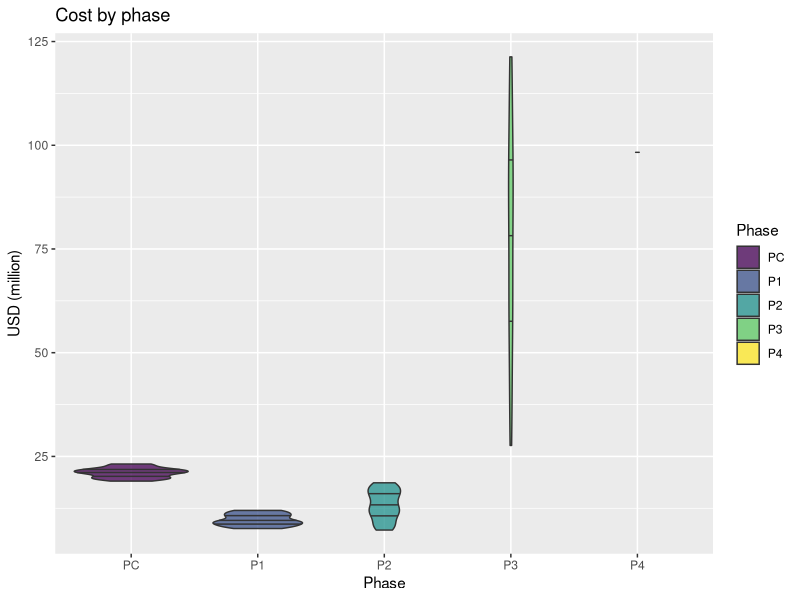
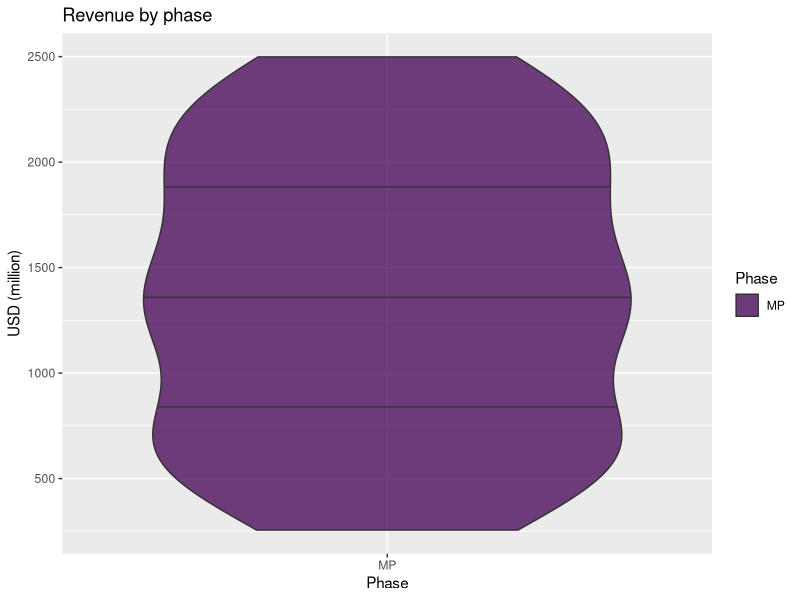
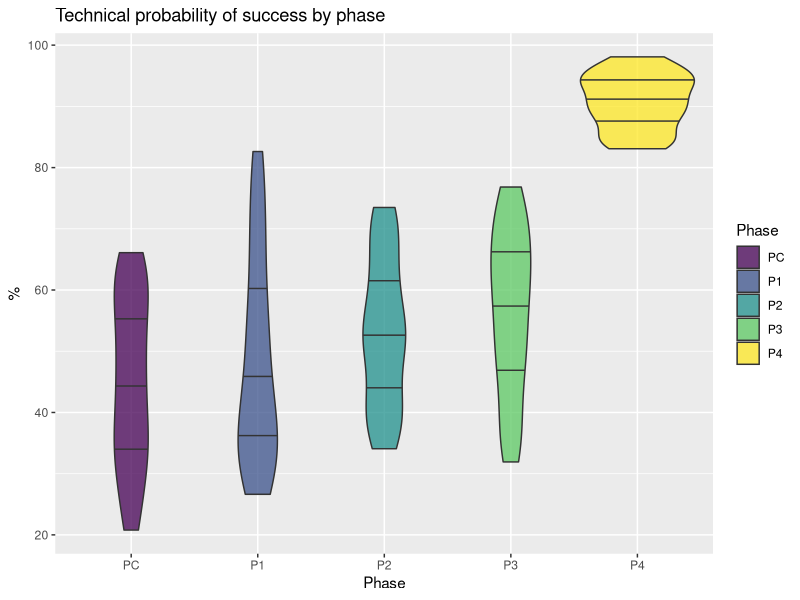
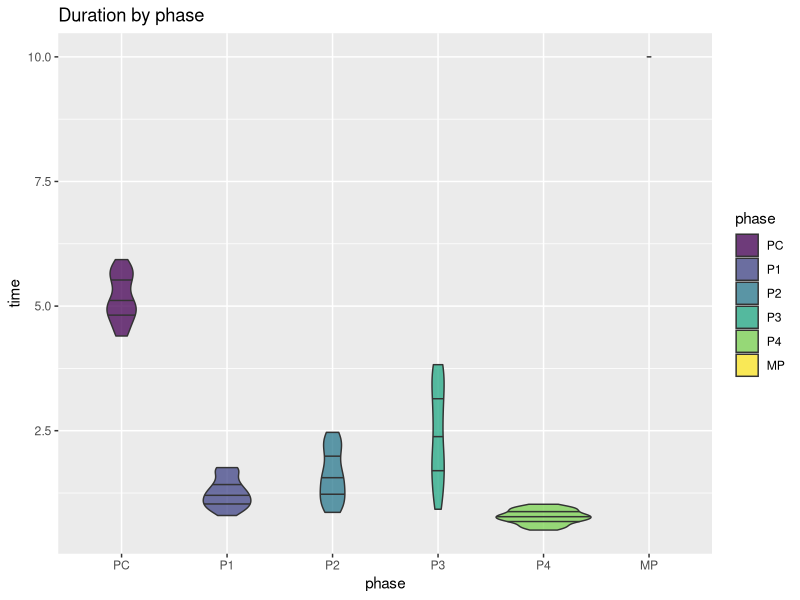
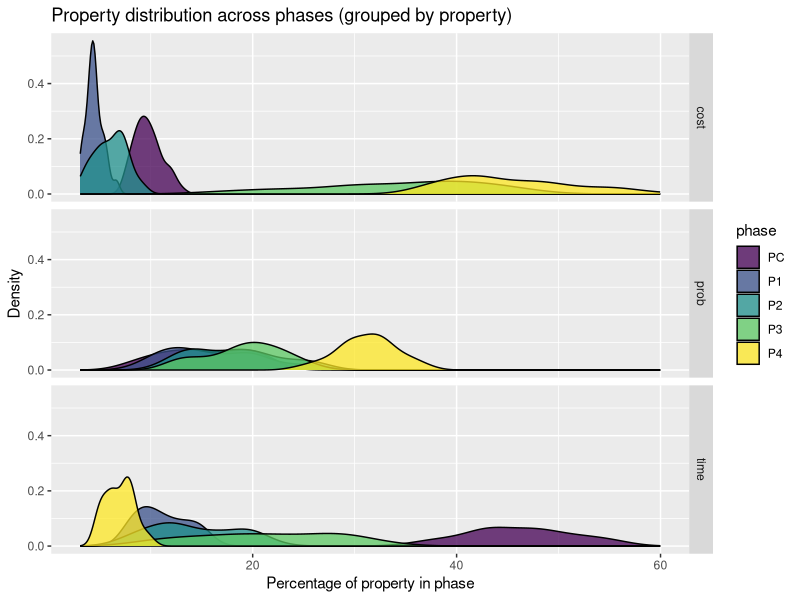
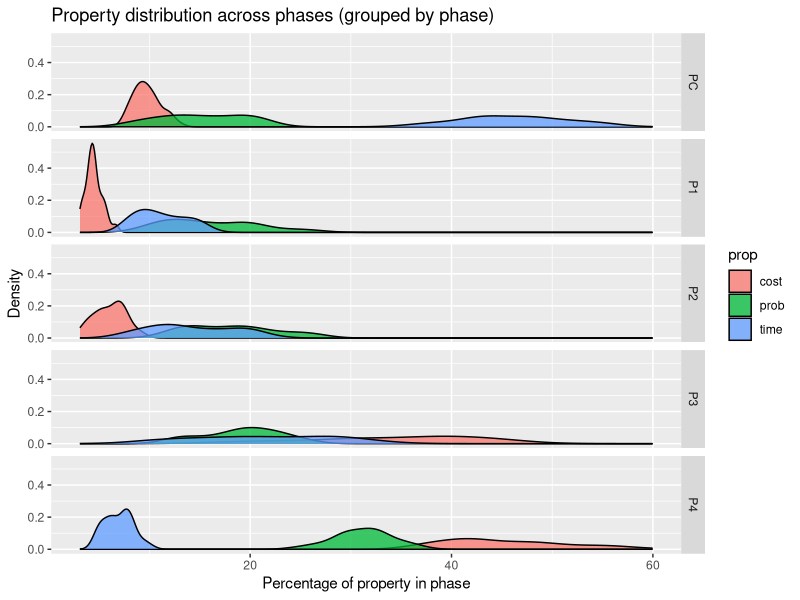
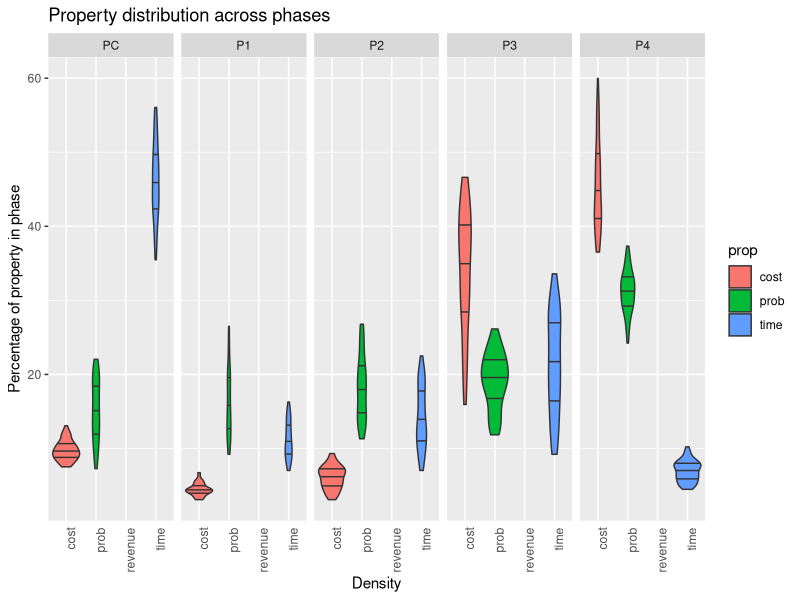
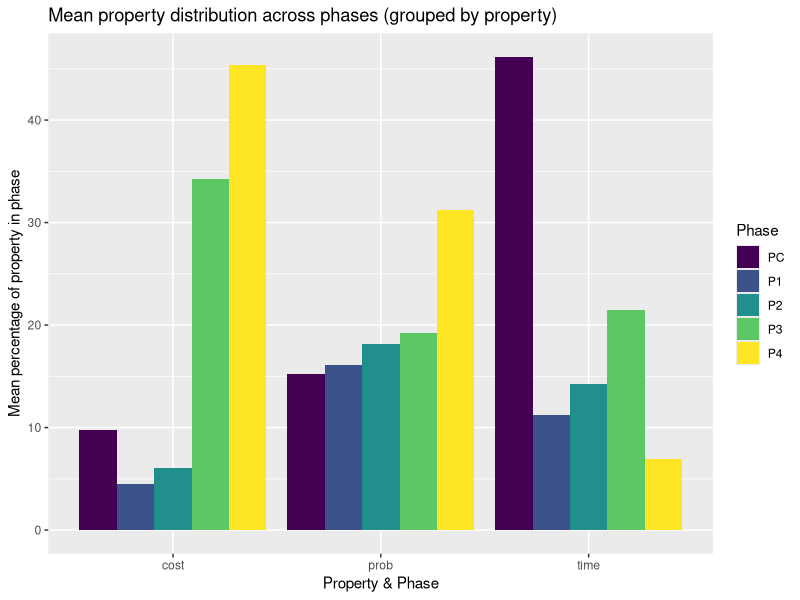

Reproduce these figures in R, in order.
# Dependencies
library(dplyr)
library(forcats)
library(ggplot2)
library(ggridges)
library(tidyr)

# Visual config
options(tibble.width = Inf) # Always print all tibble cols

# Data config
set.seed(1)
N     = 50
YEARS = 25


# Factors
PHASES <- c('PC','P1','P2','P3','P4','MP')


# ========= SAMPLING ================

# Same across all phases
discount.rate <- runif(N, 0.09, 0.24)

# Sample: Pre Clinical
pc <- tibble(subject=1:N, phase=factor('PC', levels=PHASES, ordered=TRUE))
pc$time             <- runif(N, min=4.3, max=6)
pc$cost             <- runif(N, min=19, max=23.2)
pc$revenue          <- rep(0, N)
pc$prob             <- runif(N, min=0.175, max=0.69)
pc$discount.rate    <- discount.rate

# Sample: Phase 1
p1 <- tibble(subject=1:N, phase=factor('P1', levels=PHASES, ordered=TRUE))
p1$time             <- runif(N, min=0.75, max=1.8)
p1$prob             <- runif(N, min=0.25, max=0.837)
p1$cost             <- runif(N, min=7.3, max=12)
p1$revenue          <- rep(0, N)
p1$discount.rate    <- discount.rate

# Sample: Phase 2
p2 <- tibble(subject=1:N, phase=factor('P2', levels=PHASES, ordered=TRUE))
p2$time             <- runif(N, min=0.75, max=2.5)
p2$revenue          <- rep(0, N)
p2$cost             <- runif(N, min=7.12, max=18.72)
p2$prob             <- runif(N, min=0.34, max=0.74)
p2$discount.rate    <- discount.rate

# Sample: Phase 3
p3 <- tibble(subject=1:N, phase=factor('P3', levels=PHASES, ordered=TRUE))
p3$cost             <- runif(N, min=26.88, max=121.68)
p3$prob             <- runif(N, min=0.314, max=0.786)
p3$time             <- runif(N, min=0.83, max=3.9)
p3$revenue          <- rep(0, N)
p3$discount.rate    <- discount.rate

# Sample: Phase 4
p4 <- tibble(subject=1:N, phase=factor('P4', levels=PHASES, ordered=TRUE))
p4$time             <- runif(N, min=0.5, max=1.04)
p4$prob             <- runif(N, min=0.83, max=0.99)
p4$cost             <- rep(98.297168, N)
p4$revenue          <- rep(0, N)
p4$discount.rate    <- discount.rate

# Sample: Market sales
sales <- tibble(subject=1:N, phase=factor('MP', levels=PHASES, ordered=TRUE))
sales$prob          <- 1
sales$cost          <- 0
sales$revenue       <- runif(N, min=218, max=2500)
sales$time          <- 10
sales$discount.rate <- discount.rate

# Combine all phases into single dataset
phases <- bind_rows(pc, p1, p2, p3, p4, sales)

# Group by subject
phases <- phases %>% group_by(subject)

# ========= END SAMPLING ================



# Add: timestamps to every observation
phases <- phases %>% mutate(t = cumsum(time) - time)

# Compute: precompute cashflow since it's used alot
phases$cashflow <- phases$revenue - phases$cost

# Compute: cumulative phase properties
phases <- phases %>% group_by(subject) %>%
  mutate(cum_cost = cumsum(cost),
         cum_revenue = cumsum(revenue),
         cum_time    = cumsum(time),
         cum_prob    = cumprod(prob))


# Compute: Cost/revenue slopes and offsets to allow computing discrete
# cashflows for years TODO: Separate market into separate dataset and then do
# the yearly2 calc for two datasets so that we don't have to deal with
# exceptions and instead simply assume that everything is either constantly or
# linearly distributed in the development and market data set respectively.
phases$cost.a     <- ifelse(phases$phase=='MP', ((phases$cost * 2 / (phases$time + 1)) / phases$time), 0)
phases$cost.b     <- ifelse(phases$phase=='MP', 0, (phases$cost / phases$time))
phases$revenue.a  <- ifelse(phases$phase=='MP', ((phases$revenue * 2 / (phases$time + 1)) / phases$time), 0)
phases$revenue.b  <- ifelse(phases$phase=='MP', 0, (phases$revenue / phases$time))
phases$prob.a     <- 0
phases$prob.b     <- phases$prob ^ (1/phases$time)

# Plot: phase property distributions
ggplot(filter(phases, cost>0), aes(phase, cost, fill=phase)) +
  geom_violin(draw_quantiles=c(0.25, 0.5, 0.75), alpha=0.75) +
  ggtitle('Cost by phase') +
  xlab('Phase') + ylab('USD (million)') + labs(fill='Phase')
ggplot(filter(phases, revenue>0), aes(phase, revenue, fill=phase)) +
  geom_violin(draw_quantiles=c(0.25, 0.5, 0.75), alpha=0.75) +
  ggtitle('Revenue by phase') +
  xlab('Phase') + ylab('USD (million)') + labs(fill='Phase')
ggplot(filter(phases, prob<1), aes(phase, prob*100, fill=phase)) +
  geom_violin(draw_quantiles=c(0.25, 0.5, 0.75), alpha=0.75) +
  ggtitle('Technical probability of success by phase') +
  xlab('Phase') + ylab('%') + labs(fill='Phase')
ggplot(phases, aes(phase, time, fill=phase)) +
  geom_violin(draw_quantiles=c(0.25, 0.5, 0.75), alpha=0.75) +
  ggtitle('Duration by phase')

# Transform: phase properties to long from wide
phase_props <- phases %>%
  filter(phase != 'MP') %>%
  select(1:6) %>%
  gather(key='prop', value='value', 3:6) %>%
  group_by(subject, prop) %>%
  mutate(total = sum(value),
         ratio = value / total) # NOTE: will cause NaN if 0/0

# Plot: property distribution across phases
ggplot(filter(phase_props, !is.na(ratio)), aes(ratio*100, fill=phase)) +
  geom_density(alpha=0.75) +
  ggtitle('Property distribution across phases (grouped by property)') +
  facet_grid(prop ~ .) +
  xlab('Percentage of property in phase') + ylab('Density')
ggplot(phase_props, aes(ratio*100, fill=prop)) +
  geom_density(alpha=0.75) +
  ggtitle('Property distribution across phases (grouped by phase)') +
  facet_grid(phase ~ .) +
  xlab('Percentage of property in phase') + ylab('Density')
ggplot(phase_props, aes(x=prop,y=ratio*100, fill=prop)) +
  geom_violin(draw_quantiles=c(0.25, 0.5, 0.75)) +
  ggtitle('Property distribution across phases') +
  facet_grid(~ phase) +
  theme(axis.text.x = element_text(angle = 90, hjust = 1),
        axis.ticks.x=element_blank()) +
  ylab('Percentage of property in phase') + xlab('Density')

# Summarize: property distribution across phases
phase_props_summary <- phase_props %>%
  group_by(phase, prop) %>%
  summarise(ratio.mean = mean(ratio))

# Plot: summary of property distribution across phases
ggplot(filter(phase_props_summary, is.finite(ratio.mean)), aes(x=prop, y=ratio.mean * 100)) +
  geom_bar(stat='identity', aes(fill=phase), position='dodge') +
  labs(fill='Phase') +
  xlab('Property & Phase') + ylab('Mean percentage of property in phase') +
  ggtitle('Mean property distribution across phases (grouped by property)')

# Plot: cumulative properties per phase
ggplot(filter(phases, cost>0), aes(phase, cum_cost, fill=phase)) +
    geom_violin(draw_quantiles=c(0.25, 0.5, 0.75), alpha=0.75) +
    ggtitle('Cumulative cost by phase') +
    xlab('Phase') + ylab('USD (million)') + labs(fill='Phase')
ggplot(filter(phases, prob<1), aes(phase, cum_prob*100, fill=phase)) +
  geom_violin(draw_quantiles=c(0.25, 0.5, 0.75), alpha=0.75) +
  ggtitle('Cumulative technical probability of success by phase') +
  xlab('Phase') + ylab('%') + labs(fill='Phase')
ggplot(phases, aes(phase, cum_time, fill=phase)) +
  geom_violin(draw_quantiles=c(0.25, 0.5, 0.75), alpha=0.75) +
  ggtitle('Cumulative duration by phase')


# Transform: Cartesian product of phases (phase from phase)
phases_from_phases <- tibble()
for (from in PHASES) {
  pfp <- phases %>%
    filter(phase >= from) %>%
    group_by(subject) %>%
    transmute(phase = phase,
           from = factor(from, levels=PHASES, ordered=TRUE),
           time.to = cumsum(time) - time,
           # Compute: PVs
           cost.pv    = cost / ((1 + discount.rate) ^ time.to),
           revenue.pv = revenue / ((1 + discount.rate) ^ time.to))
  phases_from_phases <- bind_rows(phases_from_phases, pfp)
}


# Plot: PV of different properties from different phases (violin matrices)
ggplot(filter(phases_from_phases, cost.pv>0), aes(phase, cost.pv, fill=from)) +
  geom_violin(draw_quantiles=c(0.25, 0.5, 0.75), alpha=0.75) +
  ggtitle('Cost PV (present value) from the perspective of different phases') +
  facet_grid(rows=vars(from), cols=vars(phase), scales='free')
ggplot(filter(phases_from_phases, revenue.pv>0), aes(phase, revenue.pv, fill=from)) +
  geom_violin(draw_quantiles=c(0.25, 0.5, 0.75), alpha=0.75) +
  ggtitle('Revenue PV (present value) from the perspective of different phases')
  #facet_grid(rows=vars(from), cols=vars(phase), scales='free')
ggplot(filter(phases_from_phases, (revenue.pv-cost.pv)!=0), aes(phase, (revenue.pv-cost.pv), fill=from)) +
  geom_violin(draw_quantiles=c(0.25, 0.5, 0.75), alpha=0.75) +
  ggtitle('PV (present value) from the perspective of different phases') +
  facet_grid(rows=vars(from), cols=vars(phase), scales='free')

# Plot: PV of different properties from different phases (density plots)
# TODO: Why is P4 from P4 not a single line since it's a constant value?
phases_from_phases %>% filter(cost.pv > 0) %>%
  ggplot(aes(cost.pv, fill=from)) +
  geom_density(alpha=0.3) +
  ggtitle('Cost PV (present value) from the perspective of different phases') +
  facet_grid(phase ~ ., scales='free_y') +
  theme(axis.text.y = element_blank(), axis.ticks.y = element_blank()) +
  xlab('PV (million USD)') + ylab('Density')
phases_from_phases %>% filter(revenue.pv > 0) %>%
  ggplot(aes(revenue.pv, fill=from)) +
  geom_density(alpha=0.3) +
  ggtitle('Revenue PV (present value) from the perspective of different phases') +
  facet_grid(phase ~ ., scales='free_y') +
  theme(axis.text.y = element_blank(), axis.ticks.y = element_blank()) +
  xlab('PV (million USD)') + ylab('Density')


# Transform: PV means per view
phases_from_phases_summary <- phases_from_phases %>% group_by(phase, from) %>%
  summarise(revenue.pv.mean  = mean(revenue.pv),
            cost.pv.mean     = mean(cost.pv),
            cashflow.pv.mean = mean(revenue.pv - cost.pv),
            time.to.mean     = mean(time.to))

# Plot: PVs from different views in matrix
ggplot(phases_from_phases_summary, aes(phases_from_phases_summary$phase, phases_from_phases_summary$from, z=phases_from_phases_summary$cost.pv.mean)) +
  geom_tile(aes(fill = phases_from_phases_summary$cost.pv.mean)) +
  theme_minimal() +
  scale_fill_gradient(low='lightgrey', high='red', name='PV') +
  xlab('Phase') + ylab('From') +
  ggtitle('Mean Present Value (PV) of phase cost from different phases') +
  coord_fixed()
ggplot(phases_from_phases_summary, aes(phases_from_phases_summary$phase, phases_from_phases_summary$from, z=phases_from_phases_summary$revenue.pv.mean)) +
  geom_tile(aes(fill = phases_from_phases_summary$revenue.pv.mean)) +
  theme_minimal() +
  scale_fill_gradient(low='lightgrey', high='darkgreen', name='PV') +
  xlab('Phase') + ylab('From') +
  ggtitle('Mean Present Value (PV) of phase revenue from different phases') +
  coord_fixed()
ggplot(phases_from_phases_summary, aes(phases_from_phases_summary$phase, phases_from_phases_summary$from, z=phases_from_phases_summary$cashflow.pv.mean)) +
  geom_tile(aes(fill = phases_from_phases_summary$cashflow.pv.mean)) +
  theme_minimal() +
  scale_fill_gradient(low='lightgrey', high='darkgreen', name='PV') +
  xlab('Phase') + ylab('From') +
  ggtitle('Mean Present Value (PV) of phase cashflow from different phases') +
  coord_fixed()
ggplot(phases_from_phases_summary, aes(phases_from_phases_summary$phase, phases_from_phases_summary$from, z=phases_from_phases_summary$time.to.mean)) +
  geom_tile(aes(fill = phases_from_phases_summary$time.to.mean)) +
  theme_minimal() +
  scale_fill_gradient(low='lightgrey', high='darkgreen', name='Yrs') +
  xlab('To') + ylab('From') +
  ggtitle('Mean time to phase from different phases') +
  coord_fixed()



# Transform: To cashflows over time (phase yearly)
phase_years <- tibble()
for (x in 1:ceiling(max(phases$time) + 1)) {
  # Prepare
  within_phase   <- x <= phases$time
  not_whole_year <- x-phases$time>0 & x-phases$time<1
  #base_cashflow      <- ifelse(within_phase, phases$cashflow.a * x + phases$cashflow.b, 0)
  #remainder_cashflow <- ifelse(not_whole_year, (phases$time-floor(phases$time))*(phases$cashflow/phases$time), 0)
  base_cost          <- ifelse(within_phase, phases$cost.a * x + phases$cost.b, 0)
  remainder_cost     <- ifelse(not_whole_year, (phases$time-floor(phases$time))*(phases$cost/phases$time), 0)
  base_revenue       <- ifelse(within_phase, phases$revenue.a * x + phases$revenue.b, 0)
  remainder_revenue  <- ifelse(not_whole_year, (phases$time-floor(phases$time))*(phases$revenue/phases$time), 0)
  base_prob          <- ifelse(within_phase, phases$prob.a * x + phases$prob.b, 0)
  remainder_prob     <- ifelse(not_whole_year, phases$prob / ((phases$prob.a*x+phases$prob.b) ^ floor(phases$time)), 0)
  # NOTE: The remainder is computed by assuming that the value is evenly
  # distributed over the whole phase (i.e. constantly). If this is not true
  # then the remainder will be incorrectly computed. However, since we assume
  # that phase properties are indeed constantly distributed over the course of
  # the phase, it is not a problem for phase properties. While we do assume
  # that market sales grow linearly this is not a problem since there will be
  # no remainder given that we assume that all markets span 10 years. However,
  # please be very careful and make sure you get this right!!
  # NOTE: This computation is a bit odd since there will never be a base
  # cashflow and a remainder at the same time.
  # Make data frame
  discount.rate  <- phases$discount.rate
  time           <- phases$time
  cost           <- base_cost + remainder_cost
  revenue        <- base_revenue + remainder_revenue
  prob           <- base_prob + remainder_prob
  subject        <- phases$subject
  phase.year     <- x
  phase          <- phases$phase
  t              <- phases$t + phase.year - 1
  df             <- tibble(subject, phase.year, t, phase, cost, revenue, prob, time, discount.rate)
  df             <- df[cost != 0 | revenue != 0 | prob > 0, ] # No need to keep years without cashflow
  phase_years    <- bind_rows(phase_years, df)
}

# Plot: Property per phase year of different phases
for (ph in PHASES) {
  sub <- subset(phase_years, phase_years$phase == ph)
  boxplot(sub$cost ~ sub$phase.year, main=paste('Cost per year in', ph))
  mtext('Note: phase duration vary across projects.')
  boxplot(sub$revenue ~ sub$phase.year, main=paste('Revenue per year in', ph))
  mtext('Note: phase duration vary across projects.')
  boxplot(sub$prob * 100 ~ sub$phase.year, main=paste('Probability of success per year in', ph))
  mtext('Note: phase duration vary across projects.')
}

# Summarize: phase_years
phase_years_summary <- phase_years %>% group_by(subject, phase) %>%
  arrange(phase.year) %>%
  mutate(cum.phase.cost     = cumsum(cost),
         cum.phase.revenue  = cumsum(revenue),
         cum.phase.cashflow = cumsum(revenue - cost),
         ) %>%
  group_by(phase, phase.year) %>%
  summarise(revenue.mean  = mean(revenue),
            cost.mean     = mean(cost),
            cashflow.mean = mean(revenue - cost),
            cum.phase.revenue.mean  = mean(cum.phase.revenue),
            cum.phase.cost.mean     = mean(cum.phase.cost),
            cum.phase.cashflow.mean = mean(cum.phase.revenue - cum.phase.cost),
            )

# Plot: PVs from different views in matrix
sub <- phase_years_summary
ggplot(sub, aes(x=sub$phase, y=sub$phase.year, z=sub$cost.mean)) +
  geom_tile(aes(fill =sub$cost.mean)) +
  theme_minimal() +
  scale_fill_gradient(low='lightgrey', high='red', name='USD\n(million)') +
  xlab('Phase') + ylab('Year') +
  ggtitle('Mean cost per phase year')
ggplot(sub, aes(x=sub$phase, y=sub$phase.year, z=sub$revenue.mean)) +
  geom_tile(aes(fill =sub$revenue.mean)) +
  theme_minimal() +
  scale_fill_gradient(low='lightgrey', high='darkgreen', name='USD\n(million)') +
  xlab('Phase') + ylab('Year') +
  ggtitle('Mean revenue per phase year')
ggplot(sub, aes(x=sub$phase, y=sub$phase.year, z=sub$cum.phase.cost.mean)) +
  geom_tile(aes(fill =sub$cum.phase.cost.mean)) +
  theme_minimal() +
  scale_fill_gradient(low='lightgrey', high='red', name='USD\n(million)') +
  xlab('Phase') + ylab('Year') +
  ggtitle('Mean cumulative cost per phase year')


# Transform: Phase years from different phases
phase_years_from_phases <- tibble()
for (from in PHASES) {
  pyfp <- phase_years %>% filter(phase >= from) %>%
    group_by(subject) %>%
    arrange(subject, t) %>%
    mutate(from        = factor(from, levels=PHASES, ordered=TRUE),
           time.to     = t - min(t),
           cum.cost    = cumsum(cost),
           cum.revenue = cumsum(revenue),
           cost.pv     = cost / ((1 + discount.rate) ^ time.to),
           revenue.pv  = revenue / ((1 + discount.rate) ^ time.to),
           cost.npv    = cumsum(cost.pv),
           revenue.npv = cumsum(revenue.pv),
           year        = floor(time.to)
           )
  phase_years_from_phases <- bind_rows(phase_years_from_phases, pyfp)
}


# Plot: Yearly data from different phases)
for (ph in PHASES) {
  sub <- filter(phase_years_from_phases, from == ph)
  # Cost
  boxplot(data=sub, cost ~ year, xlab='Year', ylab='USD (million)', las=1, main=sprintf('Cost per year from %s', ph))
  boxplot(data=sub, -cost.pv ~ year, xlab='Year', ylab='USD (million)', las=1, main=sprintf('Cost PV of future years from %s', ph))
  boxplot(data=sub, -cost.npv ~ year, xlab='Exit Year', ylab='USD (million)', las=1, main=sprintf('Cost NPV (cumulative PV) per year from %s', ph))
  # Revenue
  boxplot(data=sub, revenue ~ year, xlab='Year', ylab='USD (million)', las=1, main=sprintf('Revenue per year from %s', ph))
  boxplot(data=sub, revenue.pv ~ year, xlab='Year', ylab='USD (million)', las=1, main=sprintf('Revenue PV of future years from %s', ph))
  boxplot(data=sub, revenue.npv ~ year, xlab='Exit Year', ylab='USD (million)', las=1, main=sprintf('Revenue NPV (cumulative PV) per year from %s', ph))
  # Cashflow
  boxplot(data=sub, (revenue - cost) ~ year, xlab='Year', ylab='USD (million)', las=1, main=sprintf('Cashflow per year from %s', ph))
  boxplot(data=sub, (revenue.pv - cost.pv) ~ year, xlab='Year', ylab='USD (million)', las=1, main=sprintf('Cashflow PV of future years from %s', ph))
  boxplot(data=sub, (revenue.npv - cost.npv) ~ year, xlab='Exit Year', ylab='USD (million)', las=1, main=sprintf('Cashflow NPV (cumulative PV) per year from %s', ph))
  # Prob
  boxplot(data=sub, prob*100 ~ year, xlab='Year', ylab='Probability (%)', las=1, main=sprintf('Technical probability of success, per year from %s', ph))
}


for (ph in PHASES) {
  sub <- phase_years_from_phases %>%
    group_by(subject) %>%
    filter(from == ph) %>%
    filter(year == max(year)) %>%
    summarise(cost.npv = tail(cost.npv, n=1),
              revenue.npv = tail(revenue.npv, n=1),
              cashflow.npv = tail(revenue.npv, n=1) - tail(cost.npv, n=1)
              )

  print(ggplot(sub, aes(from, cashflow.npv)) +
    geom_violin(draw_quantiles=c(0.25, 0.5, 0.75), alpha=0.5) +
    ggtitle('Final year NPV from PC'))

  print(ggplot(sub, aes(cashflow.npv)) + geom_histogram(aes(y=..density..)) + geom_density(col=2))
}

sub <- phase_years_from_phases %>%
  group_by(subject, from) %>%
  filter(year == max(year)) %>%
  summarise(cashflow.npv = tail(revenue.npv, n=1) - tail(cost.npv, n=1),
            cum.cashflow = tail(cum.revenue, n=1) - tail(cum.cost, n=1),
            )

ggplot(sub, aes(cum.cashflow, from)) +
  geom_density_ridges(quantile_lines = TRUE) +
  scale_x_continuous(breaks = scales::pretty_breaks(n = 10)) +
  ggtitle('Cumulative cashflow density from different starting phases') +
  xlab('Cumulative cashflow (million USD)') + ylab('Starting Phase')

ggplot(sub, aes(cashflow.npv, from)) +
  geom_density_ridges(quantile_lines = TRUE) +
  scale_x_continuous(breaks = scales::pretty_breaks(n = 10)) +
  ggtitle('NPV density from different starting phases') +
  xlab('NPV') + ylab('Starting Phase')

sub <- phase_years_from_phases %>%
  filter(from == 'PC') %>%
  group_by(subject, year) %>%
  summarise(cashflow.npv = tail(revenue.npv, n=1) - tail(cost.npv, n=1))

  ggplot(sub, aes(cashflow.npv, as.factor(year))) +
  geom_density_ridges(quantile_lines = TRUE) +
  scale_x_continuous(breaks = scales::pretty_breaks(n = 10)) +
  ggtitle('NPV density at different exit years, starting from PC') +
  xlab('NPV') + ylab('Exit year')

sub <- phase_years_from_phases %>%
  filter(from == 'PC') %>%
  group_by(subject, phase) %>%
  summarise(cashflow.npv = tail(revenue.npv, n=1) - tail(cost.npv, n=1))

  ggplot(sub, aes(cashflow.npv, phase)) +
  geom_density_ridges(quantile_lines = TRUE) +
  scale_x_continuous(breaks = scales::pretty_breaks(n = 10)) +
  ggtitle('NPV density when exiting at the end(?) of different phases, starting from PC') +
  xlab('NPV') + ylab('Exit year')


# Summarize: phase_years_from_phases
phase_years_from_phases_summary <- phase_years_from_phases %>%
  group_by(from, year) %>%
  summarise(cost.mean     = mean(cost),
            revenue.mean  = mean(revenue),
            cashflow.mean = mean(revenue - cost),
            cum.cost.mean     = mean(cum.cost),
            cum.revenue.mean  = mean(cum.revenue),
            cum.cashflow.mean = mean(cum.revenue - cum.cost),
            cost.pv.mean     = mean(cost.pv),
            revenue.pv.mean  = mean(revenue.pv),
            cashflow.pv.mean = mean(revenue.pv - cost.pv),
            cost.npv.mean     = mean(cost.npv),
            revenue.npv.mean  = mean(revenue.npv),
            cashflow.npv.mean = mean(revenue.npv - cost.npv),
            )

# Plot: Properties by year from phase
ggplot(phase_years_from_phases_summary, aes(x=from, y=year, z=-cost.mean)) +
  geom_tile(aes(fill=-cost.mean)) +
  theme_minimal() +
  scale_fill_gradient(low='red', high='grey90', name='USD\n(million)') +
  xlab('Phase used as starting point') + ylab('Year') +
  ggtitle('Mean yearly costs from different phases')
ggplot(phase_years_from_phases_summary, aes(x=from, y=year, z=revenue.mean)) +
  geom_tile(aes(fill=revenue.mean)) +
  theme_minimal() +
  scale_fill_gradient(low='grey90', high='darkgreen', name='USD\n(million)') +
  xlab('Phase used as starting point') + ylab('Year') +
  ggtitle('Mean yearly revenues from different phases')
ggplot(phase_years_from_phases_summary, aes(x=from, y=year, z=cashflow.mean)) +
  geom_tile(aes(fill=cashflow.mean)) +
  theme_minimal() +
  scale_fill_gradient2(low='red', mid='grey90', high='darkgreen', name='USD\n(million)') +
  xlab('Phase used as starting point') + ylab('Year') +
  ggtitle('Mean yearly cashflows from different phases')

# Plot: PV by year from phase
ggplot(phase_years_from_phases_summary, aes(x=from, y=year, z=-cost.pv.mean)) +
  geom_tile(aes(fill=-cost.pv.mean)) +
  theme_minimal() +
  scale_fill_gradient(low='red', high='grey90', name='USD\n(million)') +
  xlab('Phase used as starting point') + ylab('Year') +
  ggtitle('Mean PV of future costs from different phases')
ggplot(phase_years_from_phases_summary, aes(x=from, y=year, z=revenue.pv.mean)) +
  geom_tile(aes(fill=revenue.pv.mean)) +
  theme_minimal() +
  scale_fill_gradient(low='grey90', high='darkgreen', name='USD\n(million)') +
  xlab('Phase used as starting point') + ylab('Year') +
  ggtitle('Mean PV of future revenues from different phases')
ggplot(phase_years_from_phases_summary, aes(x=from, y=year, z=cashflow.pv.mean)) +
  geom_tile(aes(fill=cashflow.pv.mean)) +
  theme_minimal() +
  scale_fill_gradient2(low='red', mid='grey90', high='darkgreen', name='USD\n(million)') +
  xlab('Phase used as starting point') + ylab('Year') +
  ggtitle('Mean PV of future cashflows from different phases')

# Plot: Cumulative properties by year from phase
ggplot(phase_years_from_phases_summary, aes(x=from, y=year, z=-cum.cost.mean)) +
  geom_tile(aes(fill=-cum.cost.mean)) +
  theme_minimal() +
  scale_fill_gradient(low='red', high='grey90', name='USD\n(million)') +
  xlab('Phase used as starting point') + ylab('Year') +
  ggtitle('Mean cumulative costs by year from different phases')
ggplot(phase_years_from_phases_summary, aes(x=from, y=year, z=cum.revenue.mean)) +
  geom_tile(aes(fill=cum.revenue.mean)) +
  theme_minimal() +
  scale_fill_gradient(low='grey90', high='darkgreen', name='USD\n(million)') +
  xlab('Phase used as starting point') + ylab('Year') +
  ggtitle('Mean cumulative revenues by year from different phases')
ggplot(phase_years_from_phases_summary, aes(x=from, y=year, z=cum.cashflow.mean)) +
  geom_tile(aes(fill=cum.cashflow.mean)) +
  theme_minimal() +
  scale_fill_gradient2(low='red', mid='grey90', high='darkgreen', name='USD\n(million)') +
  xlab('Phase used as starting point') + ylab('Year') +
  ggtitle('Mean cumulative cashflows by year from different phases')

# Plot: NPV by year from phase
ggplot(phase_years_from_phases_summary, aes(x=from, y=year, z=-cost.npv.mean)) +
  geom_tile(aes(fill=-cost.npv.mean)) +
  theme_minimal() +
  scale_fill_gradient(low='red', high='grey90', name='USD\n(million)') +
  xlab('Phase used as starting point') + ylab('Year') +
  ggtitle('Mean NPV (costs only) of future exit points starting from different phases')
ggplot(phase_years_from_phases_summary, aes(x=from, y=year, z=revenue.npv.mean)) +
  geom_tile(aes(fill=revenue.npv.mean)) +
  theme_minimal() +
  scale_fill_gradient(low='grey90', high='darkgreen', name='USD\n(million)') +
  xlab('Phase used as starting point') + ylab('Year') +
  ggtitle('Mean NPV (revenues only) of future exit points starting from different phases')
ggplot(phase_years_from_phases_summary, aes(x=from, y=year, z=cashflow.npv.mean)) +
  geom_tile(aes(fill=cashflow.npv.mean)) +
  theme_minimal() +
  scale_fill_gradient2(low='red', mid='grey90', high='darkgreen', name='USD\n(million)') +
  xlab('Phase used as starting point') + ylab('Year') +
  ggtitle('Mean NPV of future exit points starting from different phases')
